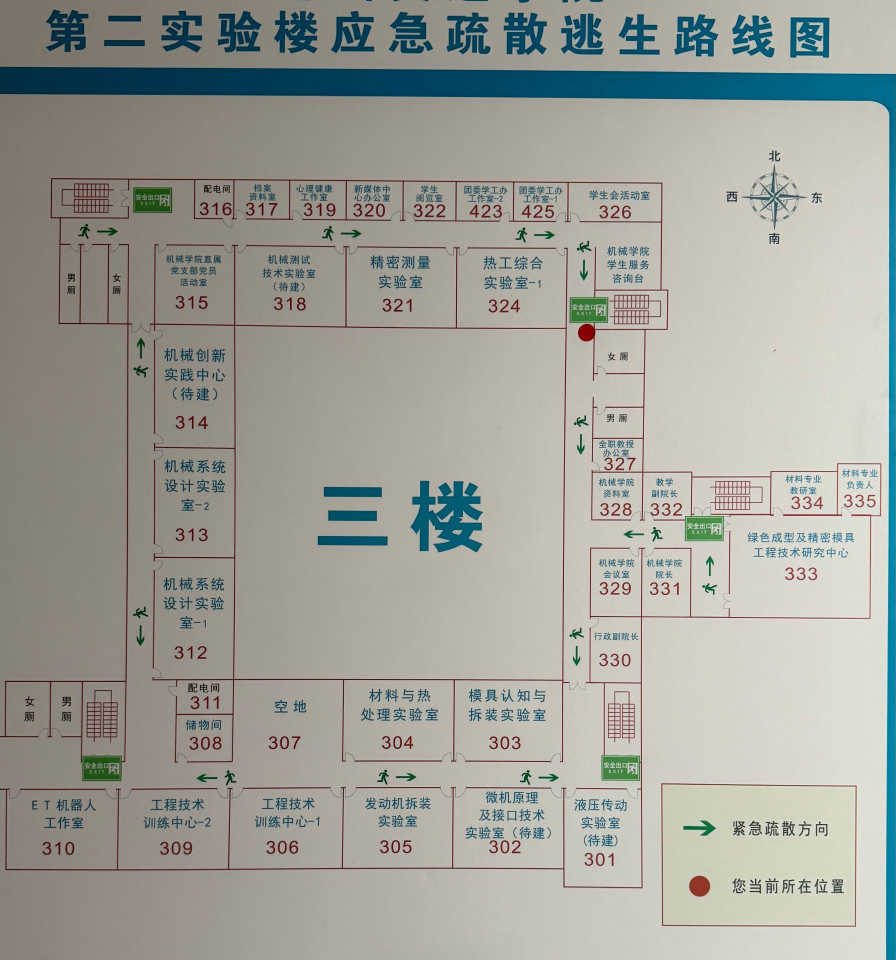
#> input picture assets/floors/B2-3F.jpg, 1791 x 1920 px (shown at 1/2 size)
$ python build_rooms.py
#> lines starting #> are read from the running program, lines starting #| are printed output that depends on the picture; after the words box and inside, x2 and y2 are one past the last pixel; in counts of white or black regions, pixels touching at a corner belong together
# -*- coding: utf-8 -*-
"""根据分区投影的锚点，手工组装 3F 房间表（像素坐标），并输出对比图自查"""
import cv2, json, io
import numpy as np

ROOMS = [
 # ---------- 顶部一排 y 361-442 ----------
 ("STAIR-NW","楼梯间","stair",102,361,215,442),
 ("316","配电间","service",389,361,468,442),
 ("317","档案资料室","store",468,361,579,442),
 ("319","心理健康工作室","office",579,361,692,442),
 ("320","新媒体中心办公室","office",692,361,806,442),
 ("322","学生阅览室","room",806,361,912,442),
 ("423","团委学工办-2","office",912,361,1026,442),
 ("425","团委学工办-1","office",1026,361,1135,442),
 ("326","学生会活动室","room",1135,361,1324,442),

 # ---------- 第二排 y 495-657 ----------
 ("WC-N1","男厕","toilet",102,495,160,657),
 ("WC-N2","女厕","toilet",160,495,216,657),
 ("315","机械学院直属党支部书记党员活动室","office",310,495,469,657),
 ("318","机械测试技术实验室(待建)","lab",469,495,691,657),
 ("321","精密测量实验室","lab",691,495,912,657),
 ("324","热工综合实验室-1","lab",912,495,1133,657),
 ("DESK-NE","机械学院学生服务咨询台","service",1180,495,1317,657),
 ("STAIR-NE","楼梯间","stair",1326,495,1420,657),

 # ---------- 左列 ----------
 ("314","机械创新实践中心(待建)","room",308,680,469,895),
 ("313","机械系统设计实验室-2","lab",308,895,469,1115),
 ("312","机械系统设计实验室-1","lab",308,1115,469,1359),

 # ---------- 右列 ----------
 ("WC-E1","女厕","toilet",1180,676,1420,760),
 ("WC-E2","男厕","toilet",1180,800,1420,876),
 ("327","全职教授办公室","office",1180,876,1420,944),
 ("328","机械学院资料室","room",1180,944,1330,1029),
 ("332","教学副院长","office",1330,944,1420,1029),
 ("329","机械学院会议室","room",1180,1029,1330,1096),
 ("331","机械学院院长","office",1330,1029,1420,1096),
 ("330","行政副院长","office",1180,1096,1420,1234),
 ("STAIR-E","楼梯间","stair",1180,1234,1420,1359),

 # ---------- 最右 ----------
 ("334","材料专业教研室","room",1420,950,1540,1029),
 ("335","材料专业负责人","office",1540,950,1630,1029),
 ("333","绿色成型及精密模具工程技术研究中心","lab",1420,1030,1760,1235),

 # ---------- 底部一排 y 1362-1521 ----------
 ("WC-S1","女厕","toilet",16,1362,100,1473),
 ("WC-S2","男厕","toilet",100,1362,164,1473),
 ("STAIR-SW","楼梯间","stair",164,1362,250,1521),
 ("311","配电间","service",250,1362,351,1440),
 ("308","储物间","store",250,1440,351,1521),
 ("307","空地","room",351,1362,465,1521),
 ("304","材料与热处理实验室","lab",465,1362,686,1521),
 ("303","模具认知与拆装实验室","lab",686,1362,1000,1521),
 ("STAIR-S","楼梯间","stair",1000,1362,1124,1521),

 # ---------- 最底一排 y 1575-1738 ----------
 ("310","ET机器人工作室","room",16,1575,236,1738),
 ("309","工程技术训练中心-2","room",236,1575,458,1738),
 ("306","工程技术训练中心-1","room",458,1575,686,1738),
 ("305","发动机拆装实验室","lab",686,1575,905,1738),
 ("302","微型原理及接口技术实验室(待建)","lab",905,1575,1128,1738),
 ("301","液压传动实验室(待建)","lab",1128,1575,1324,1738),
]

COLOR = {
 "stair":(120,120,255), "toilet":(200,180,90), "lab":(90,190,90),
 "office":(230,150,70), "room":(80,170,240), "store":(180,120,200),
 "service":(150,150,150),
}

img = cv2.imread("../../assets/floors/B2-3F.jpg")
#> img is the input picture: shape (1920, 1791, 3); mean B, G, R 153.3, 161.1, 160.5
vis = img.copy()
ov = img.copy()
for (rid, name, kind, x1, y1, x2, y2) in ROOMS:
    c = COLOR.get(kind, (0,0,255))
    cv2.rectangle(ov, (x1,y1), (x2,y2), c, -1)
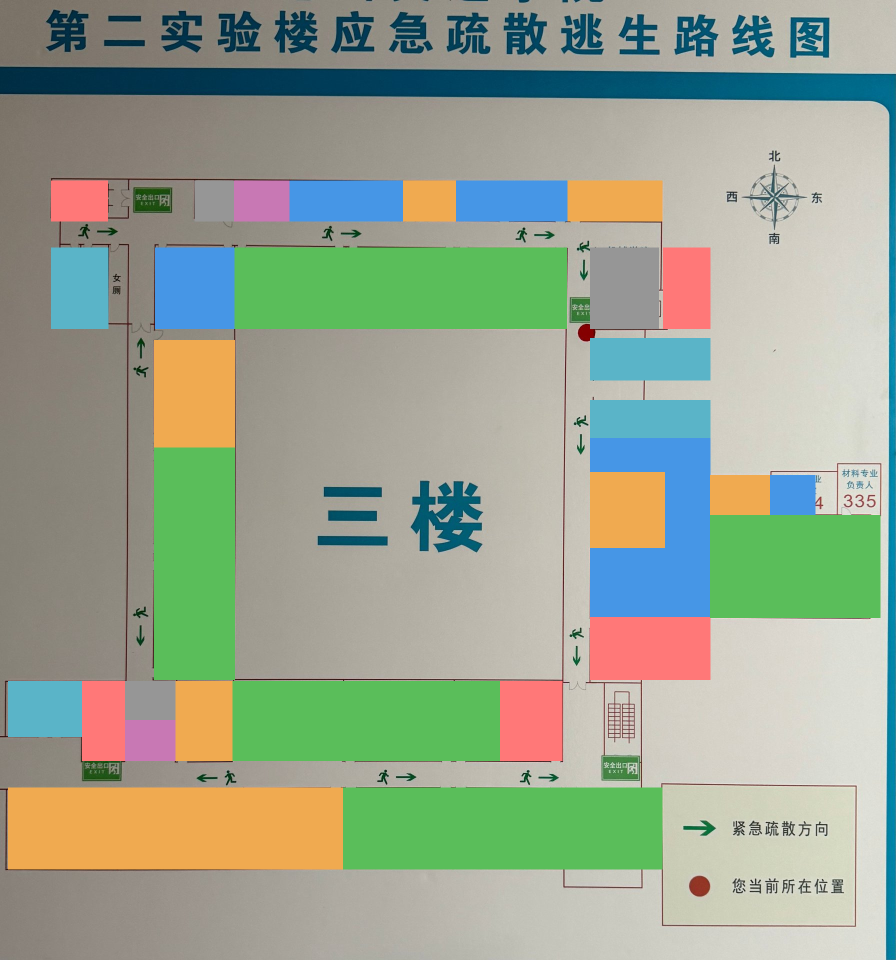
#> ov: shape (1920, 1791, 3) (shown at 1/2 size); mean B, G, R 144.4, 164.6, 153.1
vis = cv2.addWeighted(ov, 0.30, vis, 0.70, 0)
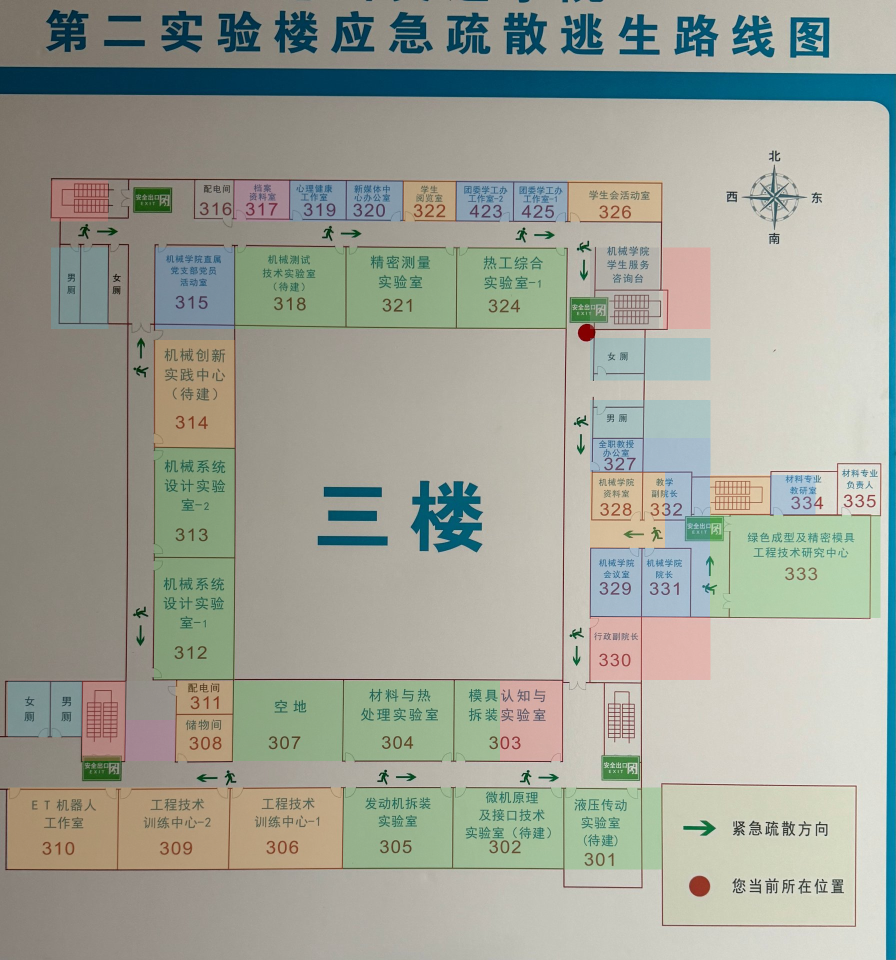
#> vis: shape (1920, 1791, 3) (shown at 1/2 size); mean B, G, R 150.6, 162.2, 158.3
for (rid, name, kind, x1, y1, x2, y2) in ROOMS:
    c = COLOR.get(kind, (0,0,255))
    cv2.rectangle(vis, (x1,y1), (x2,y2), c, 2)
    cv2.putText(vis, rid if not rid.startswith(("STAIR","WC","DESK")) else name,
                (x1+4, y1+18), cv2.FONT_HERSHEY_SIMPLEX, 0.5, (0,0,0), 1)
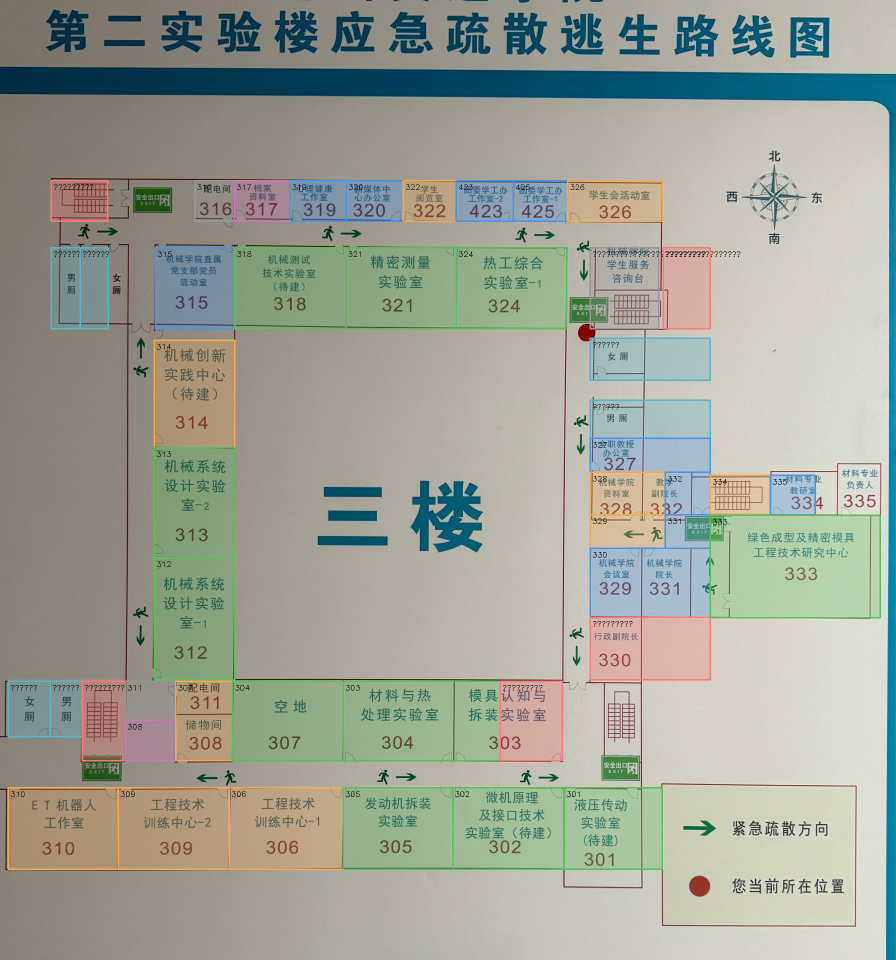
#> vis: shape (1920, 1791, 3) (shown at 1/2 size); 2.01% of pixels changed, all inside (x1, y1, x2, y2) = (15, 360, 1762, 1740)
cv2.imwrite("_check_rooms.png", vis)
print("rooms", len(ROOMS), "-> _check_rooms.png")

json.dump([{"id":r[0],"name":r[1],"kind":r[2],"x1":r[3],"y1":r[4],"x2":r[5],"y2":r[6]}
           for r in ROOMS], io.open("_rooms_final.json","w",encoding="utf-8"),
          ensure_ascii=False, indent=1)
